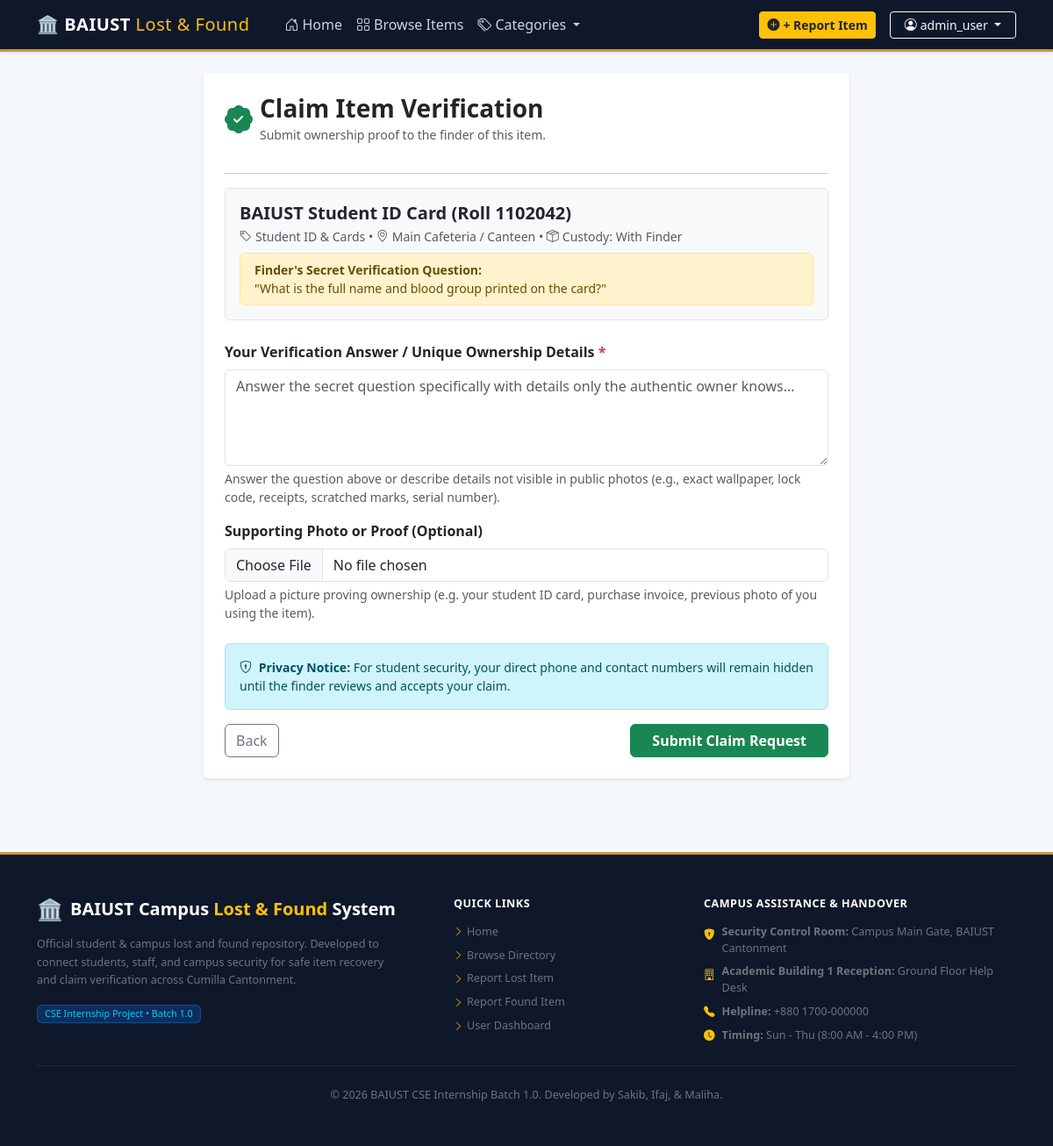
Page /claims/submit/3/ (signed in) on the committed database.
### items/models.py (models this page shows, shortened)
class Item(models.Model):
    title = models.CharField(max_length=150)
    item_type = models.CharField(max_length=10, choices=ITEM_TYPE_CHOICES, default='LOST')
    category = models.ForeignKey(Category, on_delete=models.CASCADE, related_name='items')
    primary_image = models.ImageField(upload_to='items/')
    additional_image = models.ImageField(upload_to='items/additional/', blank=True, null=True)
    location = models.CharField(max_length=100, choices=CAMPUS_LOCATIONS)
    specific_location_details = models.CharField(max_length=255, help_text="e.g. Room 304, 2nd row bench, or Near Water Cooler")
    date_occurred = models.DateField(help_text="Date the item was lost or found")
    description = models.TextField(help_text="Detailed description of color, brand, condition, tags, etc.")
    secret_mark_question = models.CharField(
        max_length=255,
        blank=True,
        help_text="For FOUND items: Ask a question only the owner can answer (e.g. lock screen wallpaper, inside sticker, contents of purse)"
    )
    current_custody = models.CharField(
        max_length=100,
        choices=CUSTODY_CHOICES,
        default='With Finder',
        blank=True
    )
    status = models.CharField(max_length=20, choices=STATUS_CHOICES, default='APPROVED')
    reported_by = models.ForeignKey(User, on_delete=models.CASCADE, related_name='reported_items')
    created_at = models.DateTimeField(auto_now_add=True)
    updated_at = models.DateTimeField(auto_now=True)
    class Meta:
        ordering = ['-created_at']

class Category(models.Model):
    name = models.CharField(max_length=100, unique=True)
    icon = models.CharField(max_length=50, default='bi-box-seam', help_text="Bootstrap icon class e.g. bi-laptop, bi-card-text")
    description = models.TextField(blank=True)
    class Meta:
        verbose_name_plural = "Categories"
        ordering = ['name']

### claims/views.py (the view)
# urls.py: path('submit/<int:item_id>/', views.submit_claim, name='submit'),
@login_required
def submit_claim(request, item_id):
    item = get_object_or_404(Item, pk=item_id)
    if item.reported_by == request.user:
        messages.warning(request, "You reported this item yourself.")
        return redirect('items:detail', pk=item.id)
    if item.item_type != 'FOUND':
        messages.error(request, "Claims can only be filed against Found items.")
        return redirect('items:detail', pk=item.id)
    existing_claim = ClaimRequest.objects.filter(item=item, claimant=request.user).first()
    if existing_claim:
        messages.info(request, "You have already submitted a claim for this item. You can track its status below.")
        return redirect('claims:detail', pk=existing_claim.id)
    if request.method == 'POST':
        form = ClaimSubmissionForm(request.POST, request.FILES)
        if form.is_valid():
            claim = form.save(commit=False)
            claim.item = item
            claim.claimant = request.user
            claim.save()
            messages.success(request, "Your claim request has been submitted to the finder for verification.")
            return redirect('claims:detail', pk=claim.id)
    else:
        form = ClaimSubmissionForm()
    return render(request, 'claims/claim_form.html', {
        'form': form,
        'item': item,
    })

### claims/forms.py (shortened to what this page needs)
class ClaimSubmissionForm(forms.ModelForm):
    class Meta:
        model = ClaimRequest
        fields = ['answer_to_secret_mark', 'proof_image']
        widgets = {
            'answer_to_secret_mark': forms.Textarea(attrs={
                'class': 'form-control',
                'rows': 4,
                'placeholder': 'Answer the secret question specifically with details only the authentic owner knows...'
            }),
            'proof_image': forms.FileInput(attrs={'class': 'form-control'}),
        }
        labels = {
            'answer_to_secret_mark': 'Answer to Secret Question / Ownership Details',
            'proof_image': 'Supporting Proof Photo (Optional)',
        }

### items/context_processors.py (called while the page is built)
def campus_stats(request):
    total_items = Item.objects.count()
    lost_count = Item.objects.filter(item_type='LOST', status__in=['PENDING', 'APPROVED', 'MATCHED']).count()
    found_count = Item.objects.filter(item_type='FOUND', status__in=['PENDING', 'APPROVED', 'MATCHED']).count()
    returned_count = Item.objects.filter(status='RETURNED').count()
    categories = Category.objects.all()
    return {
        'stat_total': total_items,
        'stat_lost': lost_count,
        'stat_found': found_count,
        'stat_returned': returned_count,
        'nav_categories': categories,
    }

### templates/claims/claim_form.html (shortened to what this page needs)
{% extends 'base.html' %}
{% block content %}
<div class="container py-4">
    <div class="row justify-content-center">
        <div class="col-lg-8">
            <div class="card shadow-sm border-0 bg-white p-4">
                <div class="d-flex align-items-center mb-3">
                    <i class="bi bi-patch-check-fill fs-2 text-success me-2"></i>
                    <div>
                        <h3 class="fw-bold mb-0">Claim Item Verification</h3>
                        <small class="text-muted">Submit ownership proof to the finder of this item.</small>
                    </div>
                </div>
                <hr>
                <div class="p-3 bg-light rounded mb-4 border">
                    <h5 class="fw-bold text-dark mb-1">{{ item.title }}</h5>
                    <div class="small text-muted mb-2">
                        <span><i class="bi bi-tag me-1"></i>{{ item.category.name }}</span> •
                        <span><i class="bi bi-geo-alt me-1"></i>{{ item.location }}</span> •
                        <span><i class="bi bi-box-seam me-1"></i>Custody: {{ item.current_custody }}</span>
                    </div>
                    {% if item.secret_mark_question %}
                    <div class="alert alert-warning py-2 px-3 small mb-0">
                        <strong>Finder's Secret Verification Question:</strong><br>
                        "{{ item.secret_mark_question }}"
                    </div>
                    {% endif %}
                </div>
                <form method="POST" enctype="multipart/form-data">
                    <div class="mb-3">
                        <label class="form-label fw-semibold">
                            Your Verification Answer / Unique Ownership Details <span class="text-danger">*</span>
                        </label>
                        {{ form.answer_to_secret_mark }}
                        <div class="form-text small">
                            Answer the question above or describe details not visible in public photos (e.g., exact wallpaper, lock code, receipts, scratched marks, serial number).
                        </div>
                    </div>
                    <div class="mb-4">
                        <label class="form-label fw-semibold">Supporting Photo or Proof (Optional)</label>
                        {{ form.proof_image }}
                        <div class="form-text small">
                            Upload a picture proving ownership (e.g. your student ID card, purchase invoice, previous photo of you using the item).
                        </div>
                    </div>
                    <div class="alert alert-info small">
                        <i class="bi bi-shield-lock me-1"></i>
                        <strong>Privacy Notice:</strong> For student security, your direct phone and contact numbers will remain hidden until the finder reviews and accepts your claim.
                    </div>
                    <div class="d-flex justify-content-between">
                        <a href="{% url 'items:detail' item.id %}" class="btn btn-outline-secondary">Back</a>
                        <button type="submit" class="btn btn-success px-4 fw-bold">Submit Claim Request</button>
                    </div>
                </form>
            </div>
        </div>
    </div>
</div>
{% endblock %}

### templates/base.html (shortened to what this page needs)
{% load static %}
<!DOCTYPE html>
<html lang="en">
<head>
    <link href="https://cdn.jsdelivr.net/npm/bootstrap@5.3.3/dist/css/bootstrap.min.css" rel="stylesheet">
    <link href="https://cdn.jsdelivr.net/npm/bootstrap-icons@1.11.3/font/bootstrap-icons.min.css" rel="stylesheet">
    <link rel="stylesheet" href="{% static 'css/custom.css' %}">
</head>
<body>
    <nav class="navbar navbar-expand-lg navbar-dark navbar-baiust sticky-top shadow-sm" style="background-color: #0f172a; z-index: 1030;">
        <div class="container">
            <a class="navbar-brand d-flex align-items-center gap-2 fw-bold text-white fs-5" href="{% url 'items:home' %}">
                <span>🏛️ BAIUST <span class="fw-normal text-warning">Lost & Found</span></span>
            </a>
            <div class="collapse navbar-collapse" id="campusNavbar">
                <ul class="navbar-nav me-auto mb-2 mb-lg-0 ms-lg-3">
                    <li class="nav-item">
                        <a class="nav-link {% if request.path == '/' %}active{% endif %}" href="{% url 'items:home' %}">
                            <i class="bi bi-house-door me-1"></i>Home
                        </a>
                    </li>
                    <li class="nav-item">
                        <a class="nav-link {% if '/items/' in request.path and 'report' not in request.path and 'matches' not in request.path %}active{% endif %}" href="{% url 'items:list' %}">
                            <i class="bi bi-grid me-1"></i>Browse Items
                        </a>
                    </li>
                    <li class="nav-item dropdown">
                        <a class="nav-link dropdown-toggle" href="#" role="button" data-bs-toggle="dropdown" aria-expanded="false">
                            <i class="bi bi-tags me-1"></i>Categories
                        </a>
                    </li>
                </ul>
                <div class="d-flex align-items-center gap-2 flex-wrap">
                    <a href="{% url 'items:create' %}" class="btn btn-sm btn-warning fw-bold text-dark me-2 shadow-sm">
                        <i class="bi bi-plus-circle-fill me-1"></i>+ Report Item
                    </a>
                    {% if user.is_authenticated %}
                        <div class="dropdown">
                            <button class="btn btn-outline-light btn-sm dropdown-toggle px-3" type="button" data-bs-toggle="dropdown" aria-expanded="false">
                                <i class="bi bi-person-circle me-1"></i>{{ user.username }}
                            </button>
                        </div>
                    {% else %}
                        <a href="{% url 'accounts:login' %}" class="btn btn-sm btn-outline-light me-2 fw-medium">Login</a>
                        <a href="{% url 'accounts:register' %}" class="btn btn-sm btn-primary fw-medium px-3">Register</a>
                    {% endif %}
                </div>
            </div>
        </div>
    </nav>
    <main>
        {% block content %}{% endblock %}
    </main>
    <footer class="footer-baiust" style="background-color: #0f172a; color: #cbd5e1; border-top: 3px solid #c8963e;">
        <div class="container py-5">
            <div class="row g-4 text-center text-md-start">
                <div class="col-lg-5 col-md-6">
                    <h5 class="text-white fw-bold d-flex align-items-center justify-content-center justify-content-md-start gap-2 mb-3">
                        <span class="fs-4">🏛️</span>
                        <span>BAIUST Campus <span class="text-warning">Lost & Found</span> System</span>
                    </h5>
                    <p class="small text-secondary mb-3" style="line-height: 1.6; max-width: 420px;">
                        Official student & campus lost and found repository. Developed to connect students, staff, and campus security for safe item recovery and claim verification across Cumilla Cantonment.
                    </p>
                    <span class="badge bg-primary bg-opacity-25 text-info border border-info border-opacity-25 px-2 py-1 small fw-normal">
                        CSE Internship Project • Batch 1.0
                    </span>
                </div>
                <div class="col-lg-3 col-md-6">
                    <h6 class="text-white fw-bold text-uppercase mb-3 small tracking-wide" style="letter-spacing: 0.5px;">Quick Links</h6>
                    <ul class="list-unstyled small mb-0 d-flex flex-column gap-2">
                        <li><a href="{% url 'items:home' %}" class="text-secondary text-decoration-none hover-white"><i class="bi bi-chevron-right text-warning me-1 small"></i>Home</a></li>
                        <li><a href="{% url 'items:list' %}" class="text-secondary text-decoration-none hover-white"><i class="bi bi-chevron-right text-warning me-1 small"></i>Browse Directory</a></li>
                        <li><a href="{% url 'items:create' %}?type=LOST" class="text-secondary text-decoration-none hover-white"><i class="bi bi-chevron-right text-warning me-1 small"></i>Report Lost Item</a></li>
                        <li><a href="{% url 'items:create' %}?type=FOUND" class="text-secondary text-decoration-none hover-white"><i class="bi bi-chevron-right text-warning me-1 small"></i>Report Found Item</a></li>
                        <li><a href="{% url 'accounts:dashboard' %}" class="text-secondary text-decoration-none hover-white"><i class="bi bi-chevron-right text-warning me-1 small"></i>User Dashboard</a></li>
                    </ul>
                </div>
                <div class="col-lg-4 col-md-12">
                    <h6 class="text-white fw-bold text-uppercase mb-3 small" style="letter-spacing: 0.5px;">Campus Assistance & Handover</h6>
                    <ul class="list-unstyled small mb-0 d-flex flex-column gap-2 text-secondary">
                        <li class="d-flex align-items-start justify-content-center justify-content-md-start gap-2">
                            <i class="bi bi-shield-lock-fill text-warning mt-1"></i>
                            <span><strong>Security Control Room:</strong> Campus Main Gate, BAIUST Cantonment</span>
                        </li>
                        <li class="d-flex align-items-start justify-content-center justify-content-md-start gap-2">
                            <i class="bi bi-building text-warning mt-1"></i>
                            <span><strong>Academic Building 1 Reception:</strong> Ground Floor Help Desk</span>
                        </li>
                        <li class="d-flex align-items-center justify-content-center justify-content-md-start gap-2">
                            <i class="bi bi-telephone-fill text-warning"></i>
                            <span><strong>Helpline:</strong> +880 1700-000000</span>
                        </li>
                        <li class="d-flex align-items-center justify-content-center justify-content-md-start gap-2">
                            <i class="bi bi-clock-fill text-warning"></i>
                            <span><strong>Timing:</strong> Sun - Thu (8:00 AM - 4:00 PM)</span>
                        </li>
                    </ul>
                </div>
            </div>
            <div class="mt-4 pt-4 text-center small text-secondary" style="border-top: 1px solid #1e293b;">
                <p class="mb-0">
                    &copy; 2026 BAIUST CSE Internship Batch 1.0. Developed by Sakib, Ifaj, & Maliha.
                </p>
            </div>
        </div>
    </footer>
</body>
</html>

### static/css/custom.css (style rules this page uses)
:root { --baiust-navy: #0d2240; --baiust-navy-dark: #071426; --baiust-gold: #c8963e; --baiust-accent: #195190; --baiust-light: #f4f7fb; }
body { background-color: var(--baiust-light); font-family: system-ui, -apple-system, "Segoe UI", Roboto, "Helvetica Neue", Arial, sans-serif; color: #2b303a; min-height: 100vh; display: flex; flex-direction: column; }
main { flex: 1; }
.navbar-baiust { background-color: #0f172a !important; border-bottom: 3px solid var(--baiust-gold); z-index: 1030; }
.navbar-baiust .navbar-brand { font-weight: 700; color: #ffffff !important; letter-spacing: 0.5px; }
.navbar-baiust .nav-link { color: #cbd5e1 !important; font-weight: 500; padding: 0.5rem 0.85rem; border-radius: 6px; transition: all 0.15s ease-in-out; }
.footer-baiust { background-color: #0f172a; color: #cbd5e1; font-size: 0.9rem; margin-top: 60px; }

### rows in the picture
Item: title "BAIUST Student ID Card (Roll 1102042)", category.name "Student ID & Cards", location "Main Cafeteria / Canteen", current_custody "With Finder", secret_mark_question "What is the full name and blood group printed on the card?"

### other values in the picture
{{ user.username }} "admin_user"
